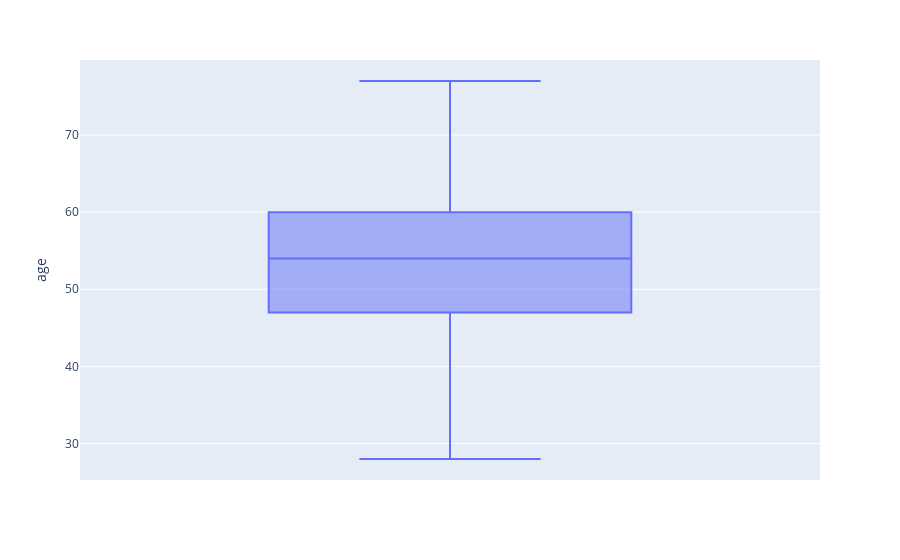
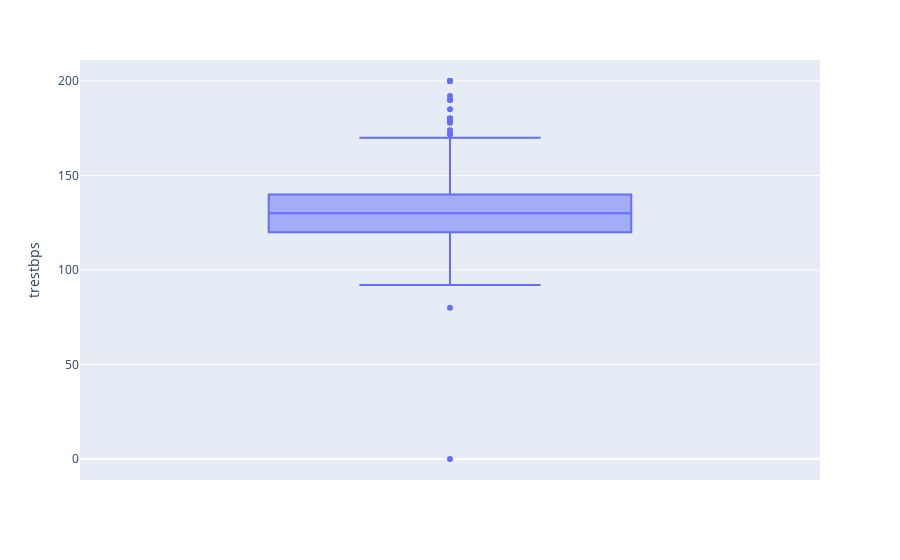
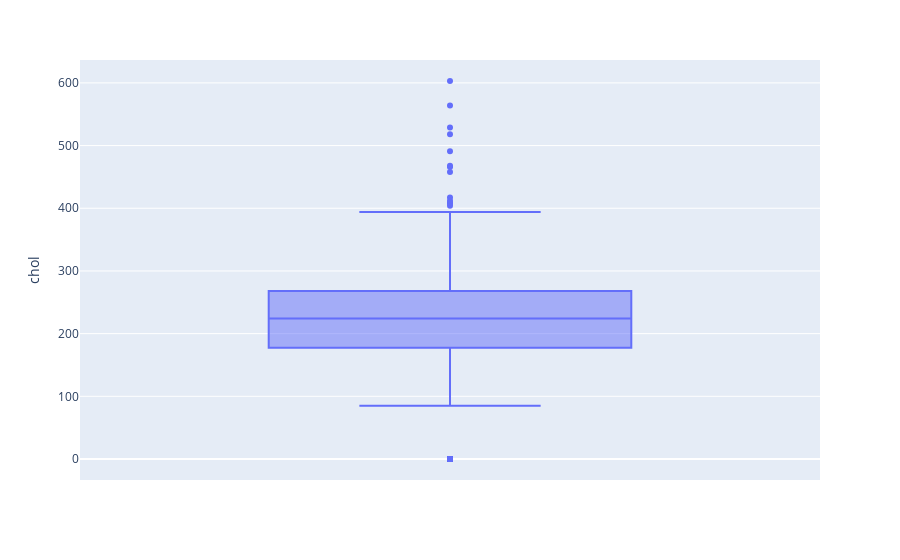

Notebook cell for these charts, in order:
### Code cell
# make box plots of all the numeric columns using for loop and plotly
fig = px.box(data_frame=df, y='age')
fig.show()

fig = px.box(data_frame=df, y='trestbps')
fig.show()

fig = px.box(data_frame=df, y='chol')
fig.show()

fig = px.box(data_frame=df, y='thalch')
fig.show()

fig = px.box(data_frame=df, y='oldpeak')
fig.show()

### Figure 1 — Plotly figure (JSON) as saved in the notebook; plotly's stock layout.template omitted (floating-point values rounded to 4 significant figures; data arrays with more than 128 entries replaced by an {"elided": "..."} marker saying what was removed)
{"data": [{"alignmentgroup": "True", "hovertemplate": "age=%{y}<extra></extra>", "legendgroup": "", "marker": {"color": "#636efa"}, "name": "", "notched": false, "offsetgroup": "", "orientation": "v", "showlegend": false, "type": "box", "x0": " ", "xaxis": "x", "y": {"elided": "920 int values"}, "y0": " ", "yaxis": "y"}], "layout": {"boxmode": "group", "legend": {"tracegroupgap": 0}, "margin": {"t": 60}, "xaxis": {"anchor": "y", "domain": [0, 1]}, "yaxis": {"anchor": "x", "domain": [0, 1], "title": {"text": "age"}}}}

### Figure 2 — Plotly figure (JSON) as saved in the notebook; plotly's stock layout.template omitted (floating-point values rounded to 4 significant figures; data arrays with more than 128 entries replaced by an {"elided": "..."} marker saying what was removed)
{"data": [{"alignmentgroup": "True", "hovertemplate": "trestbps=%{y}<extra></extra>", "legendgroup": "", "marker": {"color": "#636efa"}, "name": "", "notched": false, "offsetgroup": "", "orientation": "v", "showlegend": false, "type": "box", "x0": " ", "xaxis": "x", "y": {"elided": "920 float values"}, "y0": " ", "yaxis": "y"}], "layout": {"boxmode": "group", "legend": {"tracegroupgap": 0}, "margin": {"t": 60}, "xaxis": {"anchor": "y", "domain": [0, 1]}, "yaxis": {"anchor": "x", "domain": [0, 1], "title": {"text": "trestbps"}}}}

### Figure 3 — Plotly figure (JSON) as saved in the notebook; plotly's stock layout.template omitted (floating-point values rounded to 4 significant figures; data arrays with more than 128 entries replaced by an {"elided": "..."} marker saying what was removed)
{"data": [{"alignmentgroup": "True", "hovertemplate": "chol=%{y}<extra></extra>", "legendgroup": "", "marker": {"color": "#636efa"}, "name": "", "notched": false, "offsetgroup": "", "orientation": "v", "showlegend": false, "type": "box", "x0": " ", "xaxis": "x", "y": {"elided": "920 float values"}, "y0": " ", "yaxis": "y"}], "layout": {"boxmode": "group", "legend": {"tracegroupgap": 0}, "margin": {"t": 60}, "xaxis": {"anchor": "y", "domain": [0, 1]}, "yaxis": {"anchor": "x", "domain": [0, 1], "title": {"text": "chol"}}}}
